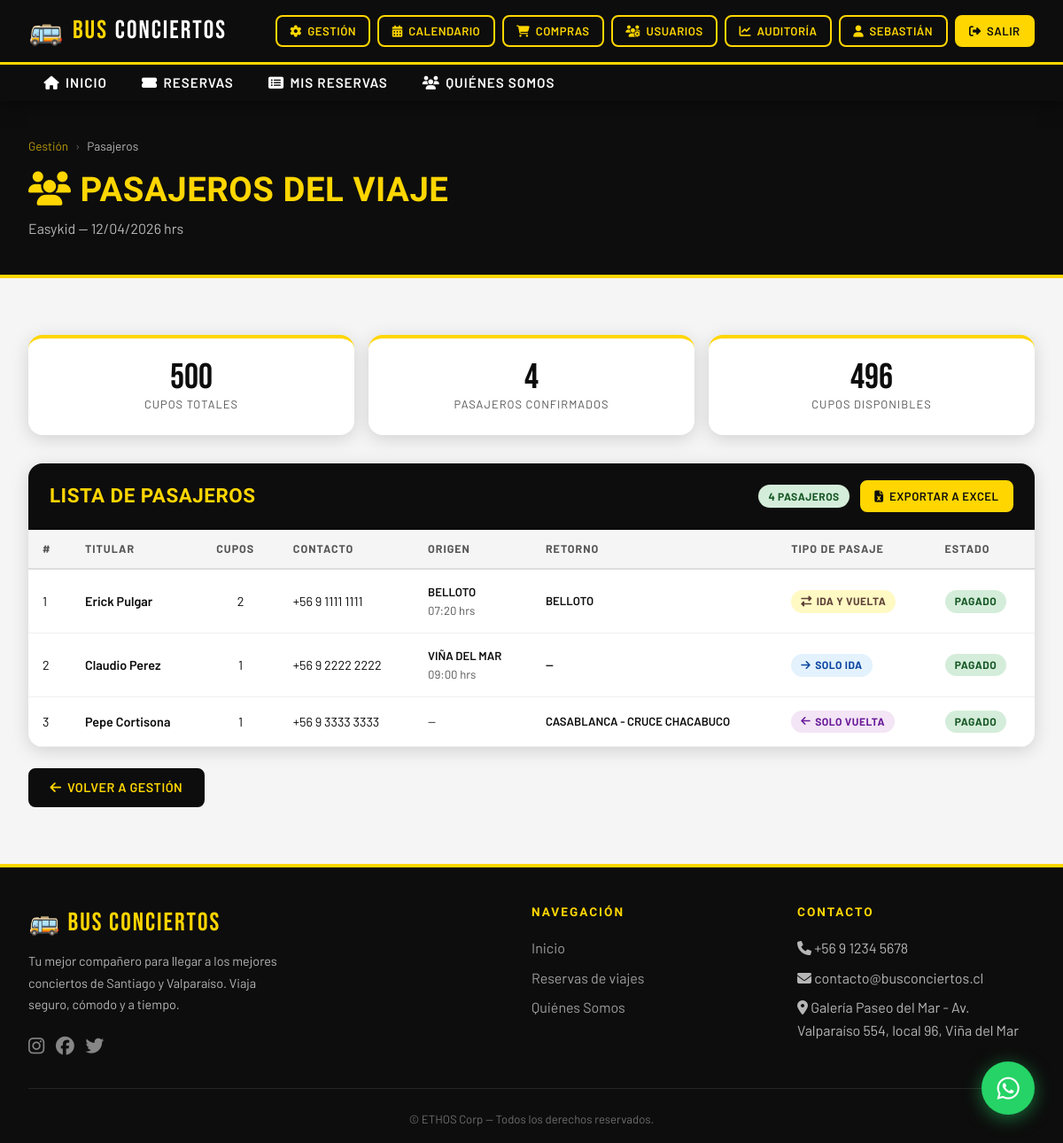
Before: /reservas/gestion/15/pasajeros/ (signed in) with the older database file.
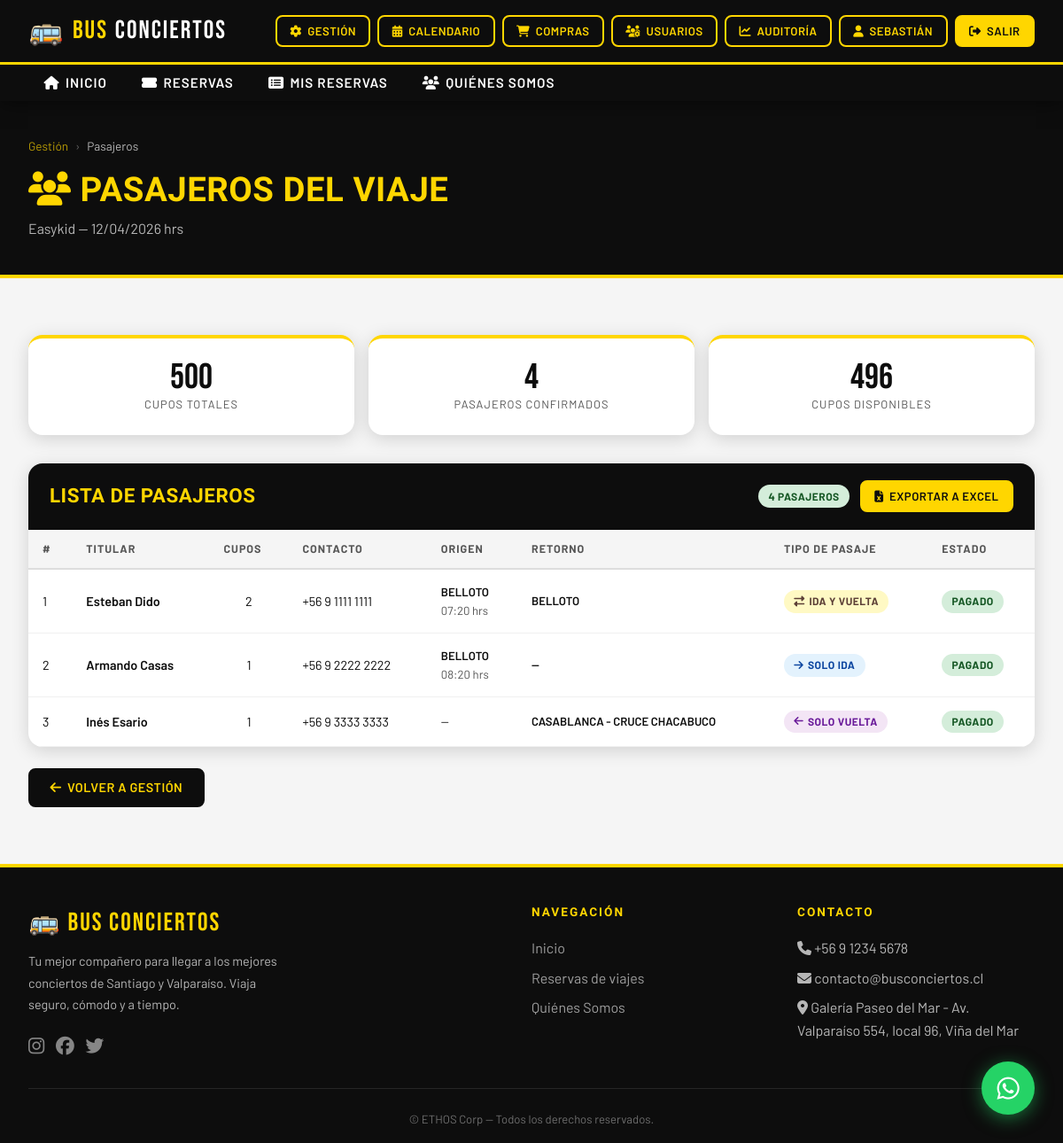
After: the same page with the newer database file.
### reservas/models.py (models this page shows, shortened)
class Viaje(models.Model):
    ESTADO_CHOICES = [
        ('disponible', 'Disponible'),
        ('completo', 'Completo'),
        ('cancelado', 'Cancelado'),
        ('realizado', 'Realizado'),
    ]
    concierto = models.ForeignKey(Concierto, on_delete=models.CASCADE, verbose_name='Concierto')
    coordinador = models.ForeignKey(
        User, on_delete=models.SET_NULL, null=True,
        related_name='viajes_coordinados', verbose_name='Coordinador'
    )
    origen = models.CharField(max_length=200, verbose_name='Punto de Origen')
    destino = models.CharField(max_length=200, verbose_name='Destino')
    fecha_salida = models.DateField(verbose_name='Fecha de Salida')
    cupos_totales = models.PositiveIntegerField(verbose_name='Cupos Totales')
    precio_vuelta = models.DecimalField(max_digits=10, decimal_places=0, default=0, verbose_name='Precio Solo Vuelta (CLP)')
    estado = models.CharField(max_length=20, choices=ESTADO_CHOICES, default='disponible')
    descripcion = models.TextField(blank=True, verbose_name='Descripción adicional')
    creado_en = models.DateTimeField(auto_now_add=True)
    class Meta:
        verbose_name = 'Viaje'
        verbose_name_plural = 'Viajes'
        ordering = ['fecha_salida']
    @property
    def cupos_disponibles(self):
        from django.db.models import Sum
        cupos_usados = self.reserva_set.filter(estado='pagado').aggregate(total=Sum('cantidad'))['total'] or 0
        return self.cupos_totales - cupos_usados
    @property
    def cupos_ocupados(self):
        from django.db.models import Sum
        return self.reserva_set.filter(estado='pagado').aggregate(total=Sum('cantidad'))['total'] or 0

class Reserva(models.Model):
    ESTADO_CHOICES = [
        ('pendiente', 'Pendiente de Pago'),
        ('pagado', 'Pagado'),
        ('cancelado', 'Cancelado'),
    ]
    TIPO_PASAJE_CHOICES = [
        ('ida_vuelta', 'Ida y Vuelta'),
        ('solo_ida',   'Solo Ida'),
        ('solo_vuelta','Solo Vuelta'),
    ]
    viaje = models.ForeignKey(Viaje, on_delete=models.CASCADE, verbose_name='Viaje')
    horario = models.ForeignKey(HorarioViaje, on_delete=models.SET_NULL, null=True, blank=True, related_name='reservas', verbose_name='Horario')
    usuario = models.ForeignKey(User, on_delete=models.CASCADE, verbose_name='Pasajero')
    cantidad = models.PositiveIntegerField(default=1, verbose_name='Cantidad de cupos')
    tipo_pasaje = models.CharField(max_length=20, choices=TIPO_PASAJE_CHOICES, default='ida_vuelta', verbose_name='Tipo de pasaje')
    estado = models.CharField(max_length=20, choices=ESTADO_CHOICES, default='pendiente')
    fecha_reserva = models.DateTimeField(auto_now_add=True)
    token_webpay = models.CharField(max_length=255, blank=True, null=True)
    orden_compra = models.CharField(max_length=50, unique=True)
    monto = models.DecimalField(max_digits=10, decimal_places=0)
    grupo_compra = models.CharField(max_length=50, blank=True, null=True, db_index=True)
    rut = models.CharField(max_length=12, blank=True, default='', verbose_name='RUT del titular')
    nombre_titular = models.CharField(max_length=150, blank=True, default='', verbose_name='Nombre del titular')
    ciudad_vuelta = models.CharField(max_length=100, blank=True, default='', verbose_name='Ciudad de retorno')
    contacto = models.CharField(max_length=20, blank=True, default='', verbose_name='Contacto')
    email = models.EmailField(max_length=254, blank=True, default='', verbose_name='Correo electrónico')
    class Meta:
        verbose_name = 'Reserva'
        verbose_name_plural = 'Reservas'
        ordering = ['-fecha_reserva']

class HorarioViaje(models.Model):
    CIUDAD_CHOICES = [
        ('BELLOTO',      'BELLOTO'),
        ('VIÑA DEL MAR', 'VIÑA DEL MAR'),
        ('VALPARAÍSO',   'VALPARAÍSO'),
        ('PLACILLA',     'PLACILLA'),
        ('CASABLANCA',   'CASABLANCA'),
    ]
    viaje = models.ForeignKey(Viaje, on_delete=models.CASCADE, related_name='horarios', verbose_name='Viaje')
    ciudad = models.CharField(max_length=20, choices=CIUDAD_CHOICES, verbose_name='Ciudad de Recogida', default='BELLOTO')
    salida = models.CharField(max_length=200, verbose_name='Paradero de Recogida')
    hora_salida = models.TimeField(verbose_name='Hora de Salida')
    precio_ida = models.DecimalField(max_digits=10, decimal_places=0, default=0, verbose_name='Precio Solo Ida (CLP)')
    precio_vuelta = models.DecimalField(max_digits=10, decimal_places=0, default=0, verbose_name='Precio Solo Vuelta (CLP)')
    precio = models.DecimalField(max_digits=10, decimal_places=0, default=0, verbose_name='Precio Ida y Vuelta (CLP)')
    class Meta:
        verbose_name = 'Horario'
        verbose_name_plural = 'Horarios'
        ordering = ['hora_salida']

### core/models.py (models this page shows, shortened)
class Concierto(models.Model):
    REGION_CHOICES = [
        ('santiago', 'Santiago'),
        ('valparaiso', 'Región de Valparaíso'),
    ]
    nombre = models.CharField(max_length=200, verbose_name='Nombre del Concierto')
    artista = models.CharField(max_length=200, verbose_name='Artista / Banda')
    fecha = models.DateField(verbose_name='Fecha')
    lugar = models.CharField(max_length=300, verbose_name='Lugar / Recinto')
    region = models.CharField(max_length=20, choices=REGION_CHOICES, verbose_name='Región')
    descripcion = models.TextField(blank=True, verbose_name='Descripción')
    imagen_url = models.URLField(blank=True, verbose_name='URL Imagen')
    activo = models.BooleanField(default=True)
    class Meta:
        verbose_name = 'Concierto'
        verbose_name_plural = 'Conciertos'
        ordering = ['fecha']

### reservas/views.py (the view)
# urls.py: path('gestion/<int:pk>/pasajeros/', views.pasajeros_viaje, name='pasajeros_viaje'),
@login_required
@user_passes_test(es_coordinador)
def pasajeros_viaje(request, pk):
    viaje = get_object_or_404(Viaje, pk=pk)
    pasajeros = Reserva.objects.filter(viaje=viaje).exclude(estado='cancelado').select_related('usuario__perfilusuario', 'horario').order_by('fecha_reserva')
    return render(request, 'reservas/pasajeros_viaje.html', {'viaje': viaje, 'pasajeros': pasajeros})

### reservas/views.py (called while the page is built)
def es_coordinador(user):
    return user.is_authenticated and (
        user.is_superuser or
        user.groups.filter(name__in=['Administrador', 'Coordinador']).exists()
    )

### reservas/templates/reservas/pasajeros_viaje.html (shortened to what this page needs)
{% extends 'base.html' %}
{% block content %}
<div class="page-header">
  <div class="container">
    <div class="breadcrumb"><a href="{% url 'gestion_viajes' %}">Gestión</a><span>›</span> Pasajeros</div>
    <h1><i class="fa fa-users"></i> Pasajeros del Viaje</h1>
    <p>{{ viaje.concierto.artista }} — {{ viaje.fecha_salida|date:"d/m/Y" }} hrs</p>
  </div>
</div>
<section class="seccion" style="max-width:none;">
  <div style="display:grid;grid-template-columns:repeat(3,1fr);gap:1rem;margin-bottom:2rem;">
    <div class="kpi-card">
      <div class="kpi-valor">{{ viaje.cupos_totales }}</div>
      <div class="kpi-label">Cupos Totales</div>
    </div>
    <div class="kpi-card">
      <div class="kpi-valor">{{ viaje.cupos_ocupados }}</div>
      <div class="kpi-label">Pasajeros confirmados</div>
    </div>
    <div class="kpi-card">
      <div class="kpi-valor">{{ viaje.cupos_disponibles }}</div>
      <div class="kpi-label">Cupos disponibles</div>
    </div>
  </div>
  <div class="tabla-wrapper">
    <div class="tabla-header">
      <h2>LISTA DE PASAJEROS</h2>
      <div style="display:flex;align-items:center;gap:0.75rem;">
        <span class="badge-estado badge-disponible">{{ viaje.cupos_ocupados }} pasajero{{ viaje.cupos_ocupados|pluralize }}</span>
        {% if pasajeros %}
        <a href="{% url 'exportar_pasajeros_excel' viaje.pk %}" class="btn btn-primary btn-sm"><i class="fa fa-file-excel"></i> Exportar a Excel</a>
        {% endif %}
      </div>
    </div>
    {% if pasajeros %}
    <div style="overflow-x:auto;">
      <table>
        <thead>
          <tr>
            <th>#</th>
            <th>Titular</th>
            <th>Cupos</th>
            <th>Contacto</th>
            <th>Origen</th>
            <th>Retorno</th>
            <th>Tipo de Pasaje</th>
            <th>Estado</th>
          </tr>
        </thead>
        <tbody>
          {% for p in pasajeros %}
          <tr>
            <td>{{ forloop.counter }}</td>
            <td style="font-weight:600;">{{ p.nombre_titular|default:"—" }}</td>
            <td style="text-align:center;">{{ p.cantidad }}</td>
            <td>{{ p.contacto|default:"—" }}</td>
            <td style="font-size:0.82rem;">
              {% if p.horario %}
                <div style="font-weight:600;">{{ p.horario.ciudad }}</div>
                <div style="color:var(--gris-medio);">{{ p.horario.hora_salida|time:"H:i" }} hrs</div>
              {% else %}—{% endif %}
            </td>
            <td style="font-size:0.82rem;"><div style="font-weight:600;text-transform:uppercase;">{{ p.ciudad_vuelta|default:"—" }}</div></td>
            <td>
              {% if p.tipo_pasaje == 'solo_ida' %}
                <span class="badge-estado" style="background:#e3f2fd;color:#0d47a1;"><i class="fa fa-arrow-right"></i> Solo Ida</span>
              {% elif p.tipo_pasaje == 'solo_vuelta' %}
                <span class="badge-estado" style="background:#f3e5f5;color:#6a1b9a;"><i class="fa fa-arrow-left"></i> Solo Vuelta</span>
              {% else %}
                <span class="badge-estado" style="background:#fff9c4;color:#5d4037;"><i class="fa fa-exchange-alt"></i> Ida y Vuelta</span>
              {% endif %}
            </td>
            <td><span class="badge-estado badge-{{ p.estado }}">{{ p.estado|capfirst }}</span></td>
          </tr>
          {% endfor %}
        </tbody>
      </table>
    </div>
    {% else %}
    <div style="text-align:center;padding:3rem;color:var(--gris-medio);">
      <i class="fa fa-users" style="font-size:3rem;margin-bottom:1rem;display:block;"></i>
      <p>No hay pasajeros registrados para este viaje todavía.</p>
    </div>
    {% endif %}
  </div>
  <div style="margin-top:1.5rem;">
    <a href="{% url 'gestion_viajes' %}" class="btn btn-dark"><i class="fa fa-arrow-left"></i> Volver a Gestión</a>
  </div>
</section>
{% endblock %}

### templates/base.html (shortened to what this page needs)
{% load static %}
<!DOCTYPE html>
<html lang="es">
<head>
  <link rel="stylesheet" href="https://cdnjs.cloudflare.com/ajax/libs/font-awesome/6.5.0/css/all.min.css" />
  <link rel="stylesheet" href="{% static 'css/main.css' %}" />
</head>
<body>
<nav class="navbar-bc">
  <div class="navbar-top">
    <div class="navbar-inner">
      <a href="{% url 'inicio' %}" class="brand">
        <span class="icon-bus">🚌</span>
        BUS <span>CONCIERTOS</span>
      </a>
      <div class="nav-actions">
        {% if user.is_authenticated %}
          {% if user.is_superuser or user.groups.all.0.name == 'Administrador' or user.groups.all.0.name == 'Coordinador' %}
            <a href="{% url 'gestion_viajes' %}" class="btn btn-outline btn-sm"><i class="fa fa-cog"></i> Gestión</a>
            <a href="{% url 'calendario_conciertos' %}" class="btn btn-outline btn-sm"><i class="fa fa-calendar-alt"></i> Calendario</a>
            <a href="{% url 'compras' %}" class="btn btn-outline btn-sm"><i class="fa fa-shopping-cart"></i> Compras</a>
          {% endif %}
          {% if user.is_superuser or user.groups.all.0.name == 'Administrador' %}
            <a href="{% url 'gestion_usuarios' %}" class="btn btn-outline btn-sm"><i class="fa fa-users-cog"></i> Usuarios</a>
            <a href="{% url 'auditoria_ganancias' %}" class="btn btn-outline btn-sm"><i class="fa fa-chart-line"></i> Auditoría</a>
          {% endif %}
          <a href="{% url 'mi_perfil' %}" class="btn btn-outline btn-sm"><i class="fa fa-user"></i> {{ user.first_name|default:user.username }}</a>
          <a href="{% url 'logout' %}" class="btn btn-primary btn-sm"><i class="fa fa-sign-out-alt"></i> Salir</a>
        {% else %}
          <a href="{% url 'login' %}" class="btn btn-outline btn-sm"><i class="fa fa-sign-in-alt"></i> Ingresar</a>
          <a href="{% url 'registro' %}" class="btn btn-primary btn-sm"><i class="fa fa-user-plus"></i> Registrarse</a>
        {% endif %}
      </div>
    </div>
  </div>
  <div class="nav-collapse">
    <ul class="nav-links">
      <li><a href="{% url 'inicio' %}"><i class="fa fa-home"></i> Inicio</a></li>
      <li><a href="{% url 'lista_viajes' %}"><i class="fa fa-ticket-alt"></i> Reservas</a></li>
      {% if user.is_authenticated %}
      <li><a href="{% url 'mis_reservas' %}"><i class="fa fa-list-alt"></i> Mis Reservas</a></li>
      {% endif %}
      <li><a href="{% url 'quienes_somos' %}"><i class="fa fa-users"></i> Quiénes Somos</a></li>
    </ul>
  </div>
</nav>
<main>
  {% block content %}{% endblock %}
</main>
<footer>
  <div class="footer-grid">
    <div>
      <div class="footer-brand">🚌 Bus Conciertos</div>
      <p style="font-size:0.9rem;max-width:300px;line-height:1.7;">
        Tu mejor compañero para llegar a los mejores conciertos de Santiago y Valparaíso. Viaja seguro, cómodo y a tiempo.
      </p>
      <div style="margin-top:1rem;display:flex;gap:0.8rem;">
        <a href="#" style="color:rgba(255,255,255,0.5);font-size:1.3rem;"><i class="fab fa-instagram"></i></a>
        <a href="#" style="color:rgba(255,255,255,0.5);font-size:1.3rem;"><i class="fab fa-facebook"></i></a>
        <a href="#" style="color:rgba(255,255,255,0.5);font-size:1.3rem;"><i class="fab fa-twitter"></i></a>
      </div>
    </div>
    <div>
      <h4>Navegación</h4>
      <ul>
        <li><a href="{% url 'inicio' %}">Inicio</a></li>
        <li><a href="{% url 'lista_viajes' %}">Reservas de viajes</a></li>
        <li><a href="{% url 'quienes_somos' %}">Quiénes Somos</a></li>
      </ul>
    </div>
    <div>
      <h4>Contacto</h4>
      <ul>
        <li><i class="fa fa-phone"></i> +56 9 1234 5678</li>
        <li><i class="fa fa-envelope"></i> contacto@busconciertos.cl</li>
        <li><i class="fa fa-map-marker-alt"></i> Galería Paseo del Mar - Av. Valparaíso 554, local 96, Viña del Mar</li>
      </ul>
    </div>
  </div>
  <div class="footer-bottom">
    <p>&copy; {{ "now"|date:"Y" }} ETHOS Corp — Todos los derechos reservados.</p>
  </div>
</footer>
<a href="https://wa.me/56912345678?text=Hola,%20quiero%20información%20sobre%20los%20viajes%20a%20conciertos"
   class="whatsapp-fab" target="_blank" rel="noopener" title="Consultas por WhatsApp">
  <i class="fab fa-whatsapp"></i>
</a>
</body>
</html>

Changed rows visible on the page:
removed Reserva: nombre_titular "Erick Pulgar", cantidad "2", contacto "+56 9 1111 1111", horario.ciudad "BELLOTO", horario.hora_salida "07:20", ciudad_vuelta "BELLOTO", tipo_pasaje "ida_vuelta" (drawn), estado "PAGADO"
removed Reserva: nombre_titular "Claudio Perez", cantidad "1", contacto "+56 9 2222 2222", horario.ciudad "VIÑA DEL MAR", horario.hora_salida "09:00", ciudad_vuelta "—", tipo_pasaje "solo_ida" (drawn), estado "PAGADO"
removed Reserva: nombre_titular "Pepe Cortisona", cantidad "1", contacto "+56 9 3333 3333", ciudad_vuelta "CASABLANCA - CRUCE CHACABUCO", tipo_pasaje "solo_vuelta" (drawn), estado "PAGADO"
added Reserva: nombre_titular "Esteban Dido", cantidad "2", contacto "+56 9 1111 1111", horario.ciudad "BELLOTO", horario.hora_salida "07:20", ciudad_vuelta "BELLOTO", tipo_pasaje "ida_vuelta" (drawn), estado "PAGADO"
added Reserva: nombre_titular "Armando Casas", cantidad "1", contacto "+56 9 2222 2222", horario.ciudad "BELLOTO", horario.hora_salida "08:20", ciudad_vuelta "—", tipo_pasaje "solo_ida" (drawn), estado "PAGADO"
added Reserva: nombre_titular "Inés Esario", cantidad "1", contacto "+56 9 3333 3333", ciudad_vuelta "CASABLANCA - CRUCE CHACABUCO", tipo_pasaje "solo_vuelta" (drawn), estado "PAGADO"
